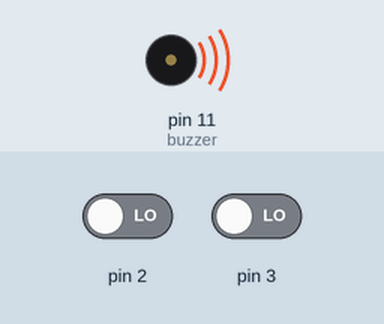
The sketch below on a simulated Arduino Uno, built with avr-gcc and run on an emulated ATmega328P. Parts: buzzer (waves = sounding). The inputs (shaded band) are chosen by the test bench; at power-on: pin 2 LOW, pin 3 LOW.

Above: at 0.2 s.
At 4.0 s:
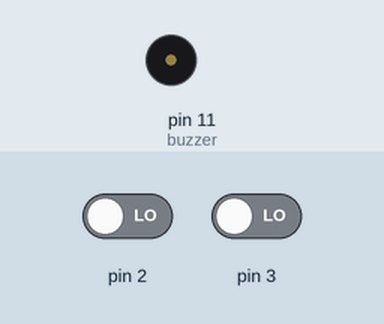
Timing chart, 0 to 5.9 s (numbered marks = the images above):
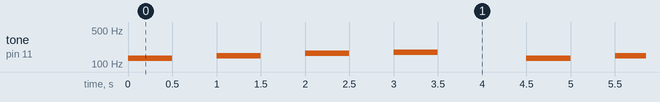

The sketch:

p2_c_digo.ino
```cpp
#include "pitches.h"

int i = 0;
int myNote = 0;

int melody[] = {NOTE_C3,NOTE_D3, NOTE_E3, NOTE_F3};
int pitch1[] = {NOTE_C5};
int pitch2[] = {NOTE_C6};
int duration = 500;

int buzzer = 11;
int buttonState = 0;

void setup() {
  Serial.begin(9600);
  pinMode(buzzer, OUTPUT);
  attachInterrupt(digitalPinToInterrupt(2),Pitch1,RISING);
  attachInterrupt(digitalPinToInterrupt(3),Pitch2,RISING);
}
void loop(){
  for(i = 0; i < 4; i++) {
    tone(buzzer, melody[i], duration);
    delay(1000);
  }
  noTone(buzzer);
  delay(500);
}
void Pitch1(){
    for(i = 0; i < 1; i++) {
      tone(buzzer, pitch1[i], duration);
    }
}

void Pitch2(){
    for(i = 0; i < 1; i++) {
      tone(buzzer, pitch2[i], duration);
    }
}
```

Measured:
- by itself, tone on pin 11 (buzzer): repeats every 4.5 s: silent 0.50 s, 147 Hz 0.50 s, silent 0.50 s, 165 Hz 0.50 s, silent 0.50 s, 175 Hz 0.50 s, silent 1.0 s, 131 Hz 0.50 s
